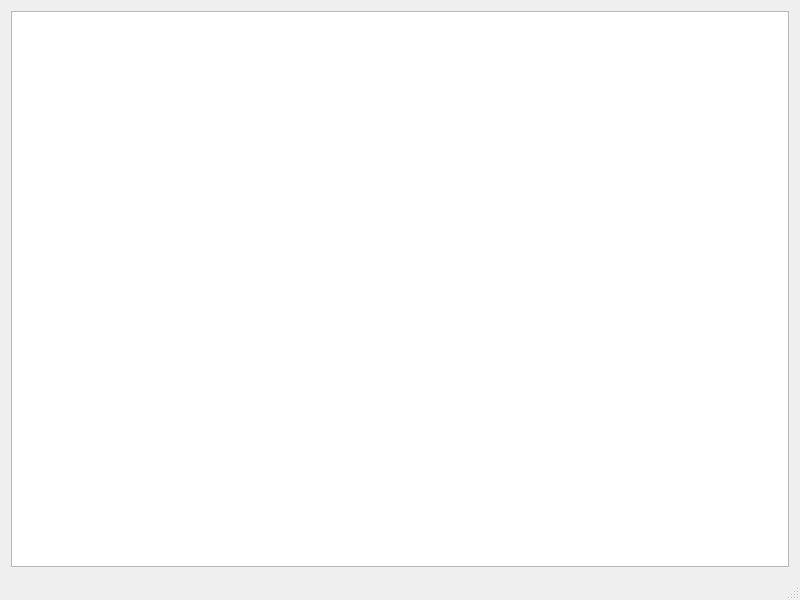
<?xml version="1.0" encoding="UTF-8"?>
<ui version="4.0">
 <class>MainWindow</class>
 <widget class="QMainWindow" name="MainWindow">
  <property name="geometry">
   <rect>
    <x>0</x>
    <y>0</y>
    <width>800</width>
    <height>600</height>
   </rect>
  </property>
  <property name="windowTitle">
   <string>MainWindow</string>
  </property>
  <widget class="QWidget" name="centralwidget">
   <layout class="QGridLayout" name="gridLayout">
    <item row="0" column="0">
     <widget class="QGraphicsView" name="mapDisplay">
      <property name="dragMode">
       <enum>QGraphicsView::ScrollHandDrag</enum>
      </property>
     </widget>
    </item>
   </layout>
  </widget>
  <widget class="QMenuBar" name="menubar">
   <property name="geometry">
    <rect>
     <x>0</x>
     <y>0</y>
     <width>800</width>
     <height>21</height>
    </rect>
   </property>
  </widget>
  <widget class="QStatusBar" name="statusbar"/>
 </widget>
 <layoutdefault spacing="6" margin="11"/>
 <resources/>
 <connections/>
</ui>
